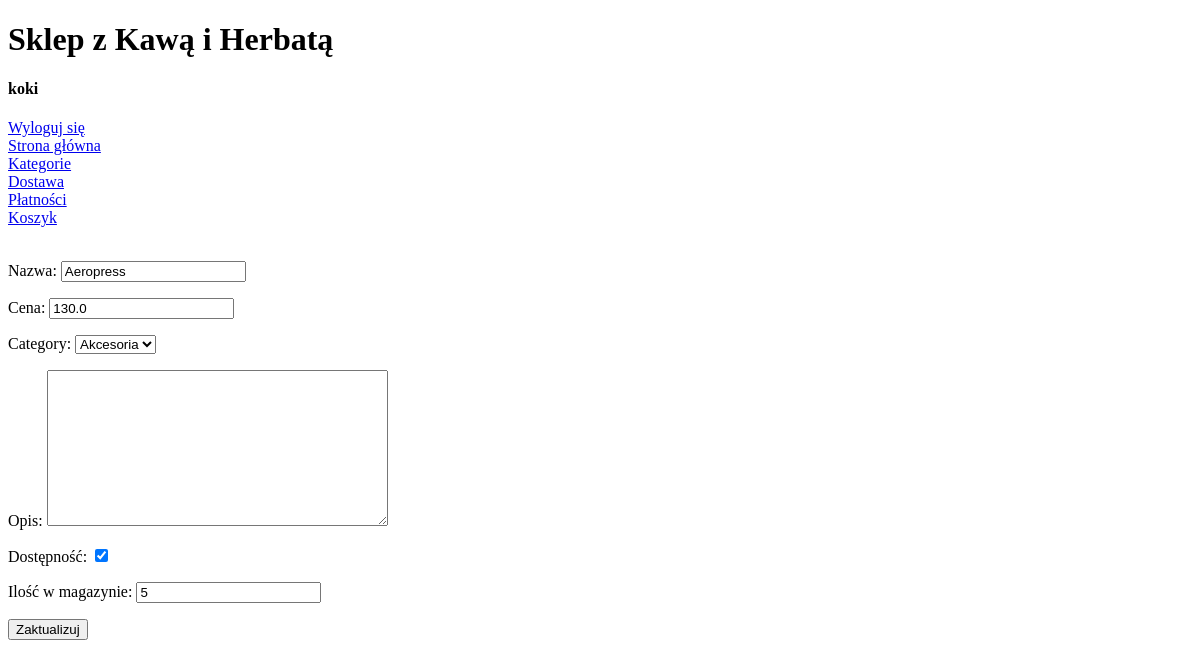
The page /product/9/update/ (signed in) on the database as committed earlier.
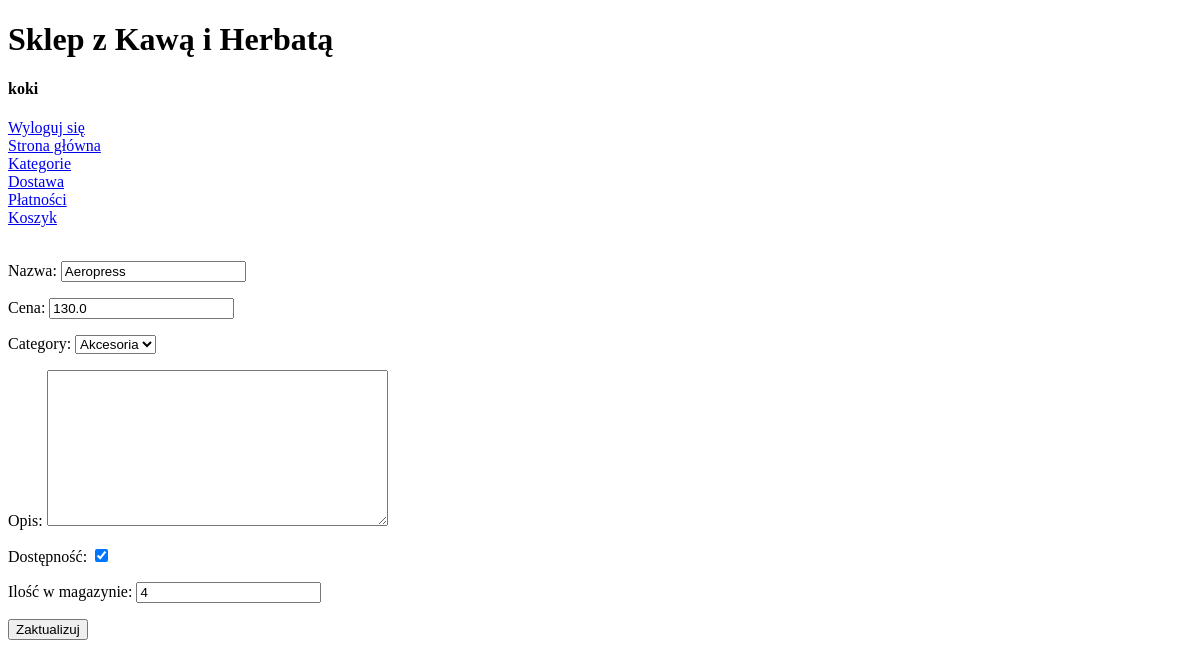
The same page on the database as committed later.
### mysite/models.py (models this page shows, shortened)
class Product(models.Model):
    name = models.CharField('Nazwa', max_length=50, null=True, blank=True)
    price =  models.FloatField('Cena', validators=[MinValueValidator(0)])
    category = models.ForeignKey(Category, models.PROTECT, 'Kategoria', null=True, blank=True)
    description = models.TextField('Opis', null=True, blank=True)
    availability = models.BooleanField('Dostępność')
    quantity = models.PositiveIntegerField('Ilość w magazynie')

class Category(models.Model):
    name = models.CharField('Nazwa', max_length=50, unique=True)
    def __str__(self):
        return f'{self.name}'

### mysite/views.py (the view, shortened to what this page needs)
# urls.py: path('product/<int:pk>/update/', views.UpdateProductView.as_view(), name="update-product"),
class UpdateProductView(UpdateView):
    model = Product
    form_class = ProductForm
    template_name = 'mysite/product/update_product_form.html'

### mysite/forms.py
class ProductForm(ModelForm):
    class Meta:
        model = Product
        fields = '__all__'

### mysite/templates/mysite/product/update_product_form.html (shortened to what this page needs)
{% extends "base.html" %}
{% block content %}
    {% if user.is_superuser %}
        <form method="post">
            {{ form.as_p }}
            <input type="submit" value="Zaktualizuj">
        </form>
    {% endif %}
{% endblock %}

Rows that differ between the two databases and show on the page:
changed Product "Akcesoria": quantity "5" → "4"
